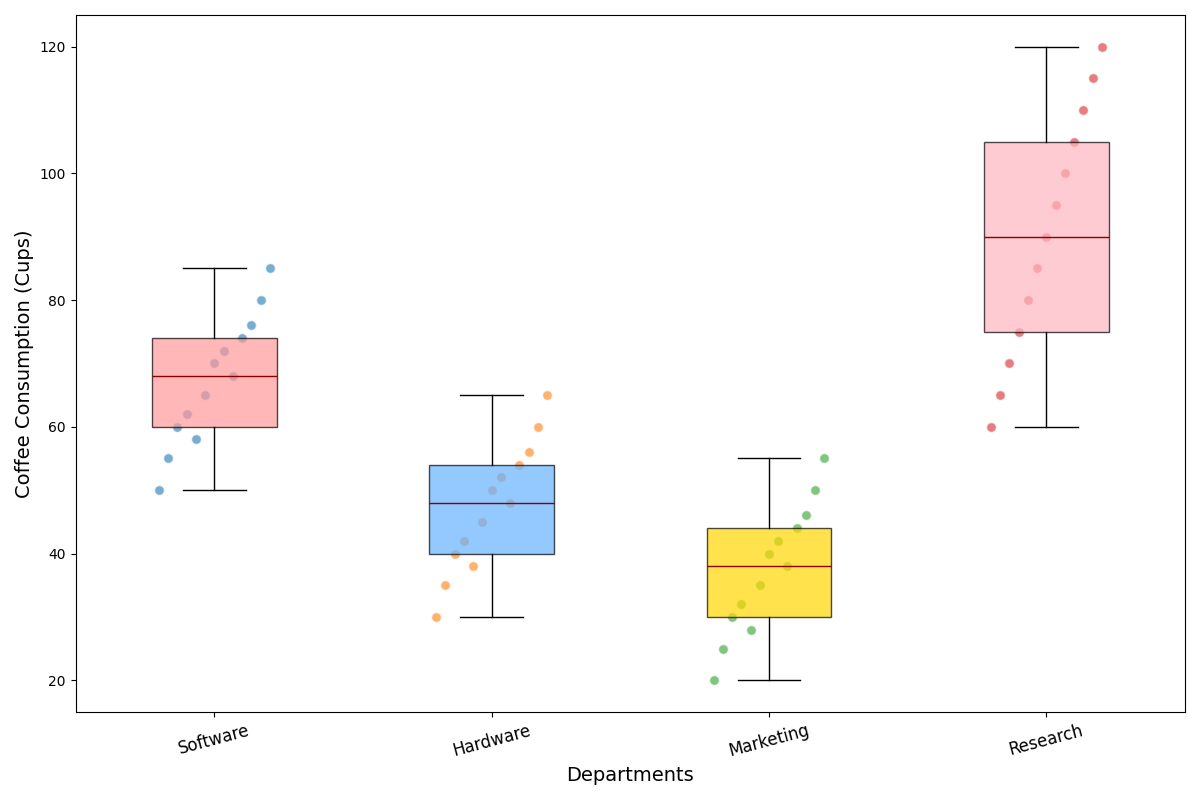

Source code (Python):
import matplotlib.pyplot as plt
import numpy as np

software_dept = [50, 55, 60, 62, 58, 65, 70, 72, 68, 74, 76, 80, 85]
hardware_dept = [30, 35, 40, 42, 38, 45, 50, 52, 48, 54, 56, 60, 65]
marketing_dept = [20, 25, 30, 32, 28, 35, 40, 42, 38, 44, 46, 50, 55]
research_dept = [60, 65, 70, 75, 80, 85, 90, 95, 100, 105, 110, 115, 120]

coffee_data = [software_dept, hardware_dept, marketing_dept, research_dept]

fig, ax = plt.subplots(figsize=(12, 8))

bp = ax.boxplot(coffee_data, patch_artist=True, vert=True, notch=False,
                boxprops=dict(color='black'),
                medianprops=dict(color='darkred'),
                whiskerprops=dict(color='black'),
                capprops=dict(color='black'),
                flierprops=dict(marker='o', color='black', alpha=0.5, markersize=8))

colors = ['#FF9999', '#66B2FF', '#FFD700', '#FFB6C1']
for patch, color in zip(bp['boxes'], colors):
    patch.set_facecolor(color)
    patch.set_alpha(0.7)

for i, data in enumerate(coffee_data, start=1):
    y = np.array(data)
    x = np.linspace(i - 0.2, i + 0.2, len(y))
    ax.scatter(x, y, alpha=0.6, edgecolor='w', s=50)

ax.set_xlabel('Departments', fontsize=14)
ax.set_ylabel('Coffee Consumption (Cups)', fontsize=14)
ax.set_xticks(np.arange(1, len(coffee_data) + 1))
ax.set_xticklabels(['Software', 'Hardware', 'Marketing', 'Research'], rotation=15, fontsize=12)

plt.tight_layout()
plt.show()
